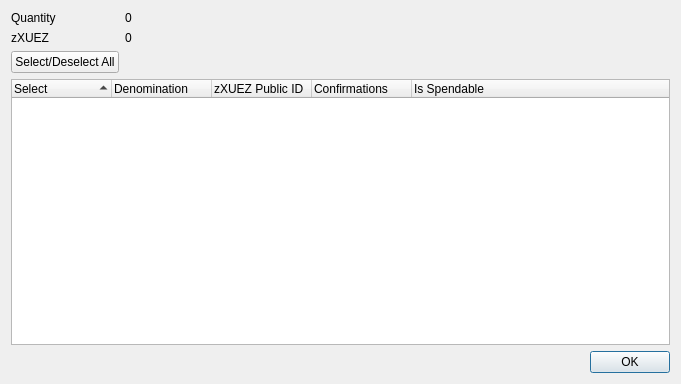
<?xml version="1.0" encoding="UTF-8"?>
<ui version="4.0">
 <class>ZXuezControlDialog</class>
 <widget class="QDialog" name="ZXuezControlDialog">
  <property name="geometry">
   <rect>
    <x>0</x>
    <y>0</y>
    <width>681</width>
    <height>384</height>
   </rect>
  </property>
  <property name="minimumSize">
   <size>
    <width>681</width>
    <height>384</height>
   </size>
  </property>
  <property name="windowTitle">
   <string>Select zXUEZ to Spend</string>
  </property>
  <layout class="QGridLayout" name="gridLayout">
   <item row="0" column="0">
    <layout class="QFormLayout" name="formLayout">
     <property name="sizeConstraint">
      <enum>QLayout::SetDefaultConstraint</enum>
     </property>
     <item row="0" column="0">
      <widget class="QLabel" name="labelQuantity">
       <property name="text">
        <string>Quantity</string>
       </property>
      </widget>
     </item>
     <item row="0" column="1">
      <widget class="QLabel" name="labelQuantity_int">
       <property name="text">
        <string>0</string>
       </property>
      </widget>
     </item>
     <item row="1" column="0">
      <widget class="QLabel" name="labelZXuez">
       <property name="text">
        <string>zXUEZ</string>
       </property>
      </widget>
     </item>
     <item row="1" column="1">
      <widget class="QLabel" name="labelZXuez_int">
       <property name="text">
        <string>0</string>
       </property>
      </widget>
     </item>
     <item row="2" column="0">
      <widget class="QPushButton" name="pushButtonAll">
       <property name="text">
        <string>Select/Deselect All</string>
       </property>
      </widget>
     </item>
    </layout>
   </item>
   <item row="1" column="0">
    <layout class="QVBoxLayout" name="verticalLayout">
     <item>
      <widget class="QTreeWidget" name="treeWidget">
       <property name="minimumSize">
        <size>
         <width>0</width>
         <height>250</height>
        </size>
       </property>
       <property name="alternatingRowColors">
        <bool>true</bool>
       </property>
       <property name="sortingEnabled">
        <bool>true</bool>
       </property>
       <property name="columnCount">
        <number>5</number>
       </property>
       <attribute name="headerDefaultSectionSize">
        <number>100</number>
       </attribute>
       <column>
        <property name="text">
         <string notr="true">Select</string>
        </property>
       </column>
       <column>
        <property name="text">
         <string notr="true">Denomination</string>
        </property>
       </column>
       <column>
        <property name="text">
         <string notr="true">zXUEZ Public ID</string>
        </property>
       </column>
       <column>
        <property name="text">
         <string notr="true">Confirmations</string>
        </property>
       </column>
       <column>
        <property name="text">
         <string>Is Spendable</string>
        </property>
       </column>
      </widget>
     </item>
     <item>
      <widget class="QDialogButtonBox" name="buttonBox">
       <property name="orientation">
        <enum>Qt::Horizontal</enum>
       </property>
       <property name="standardButtons">
        <set>QDialogButtonBox::Ok</set>
       </property>
      </widget>
     </item>
    </layout>
   </item>
  </layout>
 </widget>
 <resources/>
 <connections>
  <connection>
   <sender>buttonBox</sender>
   <signal>accepted()</signal>
   <receiver>ZXuezControlDialog</receiver>
   <slot>accept()</slot>
   <hints>
    <hint type="sourcelabel">
     <x>248</x>
     <y>254</y>
    </hint>
    <hint type="destinationlabel">
     <x>157</x>
     <y>274</y>
    </hint>
   </hints>
  </connection>
  <connection>
   <sender>buttonBox</sender>
   <signal>rejected()</signal>
   <receiver>ZXuezControlDialog</receiver>
   <slot>reject()</slot>
   <hints>
    <hint type="sourcelabel">
     <x>316</x>
     <y>260</y>
    </hint>
    <hint type="destinationlabel">
     <x>286</x>
     <y>274</y>
    </hint>
   </hints>
  </connection>
 </connections>
</ui>
